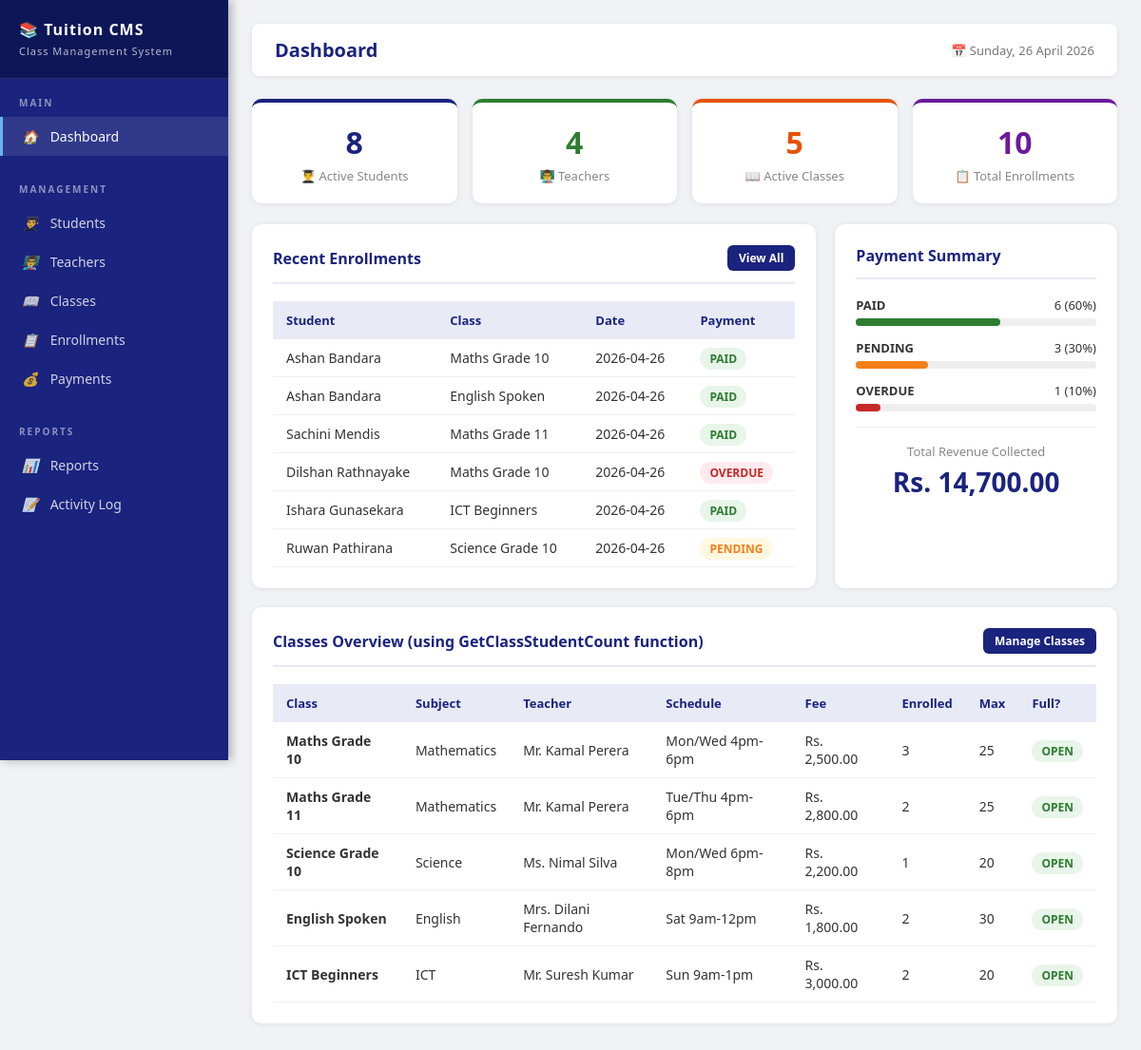
/php/index.php, run on the app's committed database.
### tables this page shows
CREATE TABLE enrollments (
    enroll_id     INT AUTO_INCREMENT PRIMARY KEY,
    student_id    INT NOT NULL,
    class_id      INT NOT NULL,
    enroll_date   DATE DEFAULT (CURDATE()),
    payment_status ENUM('paid','pending','overdue') DEFAULT 'pending',
    FOREIGN KEY (student_id) REFERENCES students(student_id) ON DELETE CASCADE,
    FOREIGN KEY (class_id)   REFERENCES classes(class_id)   ON DELETE CASCADE,
    UNIQUE KEY unique_enroll (student_id, class_id)
);

CREATE TABLE students (
    student_id    INT AUTO_INCREMENT PRIMARY KEY,
    full_name     VARCHAR(100) NOT NULL,
    email         VARCHAR(100) UNIQUE,
    phone         VARCHAR(15),
    grade         VARCHAR(10),
    address       TEXT,
    joined_date   DATE DEFAULT (CURDATE()),
    status        ENUM('active','inactive') DEFAULT 'active'
);

CREATE TABLE classes (
    class_id      INT AUTO_INCREMENT PRIMARY KEY,
    class_name    VARCHAR(100) NOT NULL,
    subject       VARCHAR(50),
    teacher_id    INT,
    schedule      VARCHAR(100),
    max_students  INT DEFAULT 30,
    fee           DECIMAL(10,2) DEFAULT 0.00,
    status        ENUM('active','inactive') DEFAULT 'active',
    FOREIGN KEY (teacher_id) REFERENCES teachers(teacher_id) ON DELETE SET NULL
);

CREATE TABLE teachers (
    teacher_id    INT AUTO_INCREMENT PRIMARY KEY,
    full_name     VARCHAR(100) NOT NULL,
    email         VARCHAR(100) UNIQUE,
    phone         VARCHAR(15),
    subject       VARCHAR(50),
    salary        DECIMAL(10,2) DEFAULT 0.00,
    joined_date   DATE DEFAULT (CURDATE()),
    status        ENUM('active','inactive') DEFAULT 'active'
);

### php/index.php (the view, shortened to what this page needs)
<?php
$db = getDB();
$total_students   = $db->query("SELECT COUNT(*) as c FROM students WHERE status='active'")->fetch_assoc()['c'];
$total_teachers   = $db->query("SELECT COUNT(*) as c FROM teachers WHERE status='active'")->fetch_assoc()['c'];
$total_classes    = $db->query("SELECT COUNT(*) as c FROM classes WHERE status='active'")->fetch_assoc()['c'];
$total_enrollments= $db->query("SELECT COUNT(*) as c FROM enrollments")->fetch_assoc()['c'];
$recent = $db->query("
    SELECT s.full_name AS student, c.class_name, e.enroll_date, e.payment_status
    FROM enrollments e
    JOIN students s ON e.student_id = s.student_id
    JOIN classes  c ON e.class_id   = c.class_id
    ORDER BY e.enroll_date DESC LIMIT 6
");
$pay_summary = $db->query("
    SELECT payment_status, COUNT(*) as cnt
    FROM enrollments
    GROUP BY payment_status
")->fetch_all(MYSQLI_ASSOC);
include 'header.php';
?>
<div class="main">
    <div class="topbar">
        <h1>Dashboard</h1>
        <span class="topbar-date">📅 <?= date('l, d F Y') ?></span>
    </div>
    <div class="stats-grid">
        <div class="stat-card">
            <div class="stat-number"><?= $total_students ?></div>
            <div class="stat-label">👨‍🎓 Active Students</div>
        </div>
        <div class="stat-card green">
            <div class="stat-number"><?= $total_teachers ?></div>
            <div class="stat-label">👨‍🏫 Teachers</div>
        </div>
        <div class="stat-card orange">
            <div class="stat-number"><?= $total_classes ?></div>
            <div class="stat-label">📖 Active Classes</div>
        </div>
        <div class="stat-card purple">
            <div class="stat-number"><?= $total_enrollments ?></div>
            <div class="stat-label">📋 Total Enrollments</div>
        </div>
    </div>
    <div style="display:grid;grid-template-columns:2fr 1fr;gap:20px;">
        <div class="card">
            <div class="card-header">
                <span class="card-title">Recent Enrollments</span>
                <a href="enrollments.php" class="btn btn-primary btn-sm">View All</a>
            </div>
            <table>
                <thead>
                    <tr><th>Student</th><th>Class</th><th>Date</th><th>Payment</th></tr>
                </thead>
                <tbody>
                <?php while($row = $recent->fetch_assoc()): ?>
                <tr>
                    <td><?= htmlspecialchars($row['student']) ?></td>
                    <td><?= htmlspecialchars($row['class_name']) ?></td>
                    <td><?= $row['enroll_date'] ?></td>
                    <td><span class="badge badge-<?= $row['payment_status'] ?>"><?= strtoupper($row['payment_status']) ?></span></td>
                </tr>
                <?php endwhile; ?>
                </tbody>
            </table>
        </div>
        <div class="card">
            <div class="card-header">
                <span class="card-title">Payment Summary</span>
            </div>
            <?php
            $colors = ['paid'=>'#2e7d32','pending'=>'#f57f17','overdue'=>'#c62828'];
            foreach($pay_summary as $ps):
                $pct = $total_enrollments > 0 ? round($ps['cnt']/$total_enrollments*100) : 0;
            ?>
            <div style="margin-bottom:14px;">
                <div style="display:flex;justify-content:space-between;font-size:13px;margin-bottom:5px;">
                    <strong><?= strtoupper($ps['payment_status']) ?></strong>
                    <span><?= $ps['cnt'] ?> (<?= $pct ?>%)</span>
                </div>
                <div style="background:#eee;border-radius:4px;height:8px;">
                    <div style="background:<?= $colors[$ps['payment_status']] ?? '#999' ?>;width:<?= $pct ?>%;height:8px;border-radius:4px;"></div>
                </div>
            </div>
            <?php endforeach; ?>
            <hr style="margin:16px 0;border:none;border-top:1px solid #eee;">
            <?php
            $rev = $db->query("SELECT COALESCE(SUM(amount),0) AS total FROM payments")->fetch_assoc()['total'];
            ?>
            <div style="text-align:center;">
                <div style="font-size:13px;color:#888;margin-bottom:4px;">Total Revenue Collected</div>
                <div style="font-size:28px;font-weight:700;color:#1a237e;">Rs. <?= number_format($rev,2) ?></div>
            </div>
        </div>
    </div>
    <div class="card">
        <div class="card-header">
            <span class="card-title">Classes Overview (using GetClassStudentCount function)</span>
            <a href="classes.php" class="btn btn-primary btn-sm">Manage Classes</a>
        </div>
        <table>
            <thead>
                <tr><th>Class</th><th>Subject</th><th>Teacher</th><th>Schedule</th><th>Fee</th><th>Enrolled</th><th>Max</th><th>Full?</th></tr>
            </thead>
            <tbody>
            <?php
            $classes = $db->query("
                SELECT c.*, t.full_name AS teacher_name,
                       GetClassStudentCount(c.class_id) AS enrolled_count,
                       IsClassFull(c.class_id) AS is_full
                FROM classes c
                LEFT JOIN teachers t ON c.teacher_id = t.teacher_id
                WHERE c.status='active'
            ");
            while($cl = $classes->fetch_assoc()): ?>
            <tr>
                <td><strong><?= htmlspecialchars($cl['class_name']) ?></strong></td>
                <td><?= $cl['subject'] ?></td>
                <td><?= htmlspecialchars($cl['teacher_name'] ?? 'N/A') ?></td>
                <td><?= $cl['schedule'] ?></td>
                <td>Rs. <?= number_format($cl['fee'],2) ?></td>
                <td><?= $cl['enrolled_count'] ?></td>
                <td><?= $cl['max_students'] ?></td>
                <td>
                    <?php if($cl['is_full']=='YES'): ?>
                        <span class="badge badge-overdue">FULL</span>
                    <?php else: ?>
                        <span class="badge badge-paid">OPEN</span>
                    <?php endif; ?>
                </td>
            </tr>
            <?php endwhile; ?>
            </tbody>
        </table>
    </div>
</div>
</body></html>

### php/header.php (shortened to what this page needs)
<!DOCTYPE html>
<html lang="en">
<head>
</head>
<body>
<div class="sidebar">
    <div class="sidebar-logo">
        📚 Tuition CMS
        <span>Class Management System</span>
    </div>
    <div class="nav-section">
        <div class="nav-label">Main</div>
        <a href="index.php" class="nav-item <?= (basename($_SERVER['PHP_SELF'])=='index.php')?'active':'' ?>">
            <i>🏠</i> Dashboard
        </a>
    </div>
    <div class="nav-section">
        <div class="nav-label">Management</div>
        <a href="students.php" class="nav-item <?= (basename($_SERVER['PHP_SELF'])=='students.php')?'active':'' ?>">
            <i>👨‍🎓</i> Students
        </a>
        <a href="teachers.php" class="nav-item <?= (basename($_SERVER['PHP_SELF'])=='teachers.php')?'active':'' ?>">
            <i>👨‍🏫</i> Teachers
        </a>
        <a href="classes.php" class="nav-item <?= (basename($_SERVER['PHP_SELF'])=='classes.php')?'active':'' ?>">
            <i>📖</i> Classes
        </a>
        <a href="enrollments.php" class="nav-item <?= (basename($_SERVER['PHP_SELF'])=='enrollments.php')?'active':'' ?>">
            <i>📋</i> Enrollments
        </a>
        <a href="payments.php" class="nav-item <?= (basename($_SERVER['PHP_SELF'])=='payments.php')?'active':'' ?>">
            <i>💰</i> Payments
        </a>
    </div>
    <div class="nav-section">
        <div class="nav-label">Reports</div>
        <a href="reports.php" class="nav-item <?= (basename($_SERVER['PHP_SELF'])=='reports.php')?'active':'' ?>">
            <i>📊</i> Reports
        </a>
        <a href="activity_log.php" class="nav-item <?= (basename($_SERVER['PHP_SELF'])=='activity_log.php')?'active':'' ?>">
            <i>📝</i> Activity Log
        </a>
    </div>
</div>

### php/header.php (style rules this page uses)
* { margin:0; padding:0; box-sizing:border-box; }
body { font-family: 'Segoe UI', sans-serif; background:#f0f2f5; color:#333; }
.sidebar { width:240px; background:#1a237e; color:#fff; position:fixed; top:0; left:0; height:100vh; display:flex; flex-direction:column; box-shadow: 3px 0 10px rgba(0,0,0,0.3); }
.sidebar-logo { padding:20px; background:#0d1757; font-size:16px; font-weight:700; letter-spacing:1px; border-bottom:1px solid rgba(255,255,255,0.1); line-height:1.4; }
.sidebar-logo span { display:block; font-size:11px; font-weight:400; opacity:0.7; margin-top:4px; }
.nav-section { padding:10px 0; }
.nav-label { padding:8px 20px; font-size:10px; text-transform:uppercase; letter-spacing:2px; opacity:0.5; font-weight:600; }
.nav-item { display:block; padding:11px 20px; color:rgba(255,255,255,0.8); text-decoration:none; font-size:14px; transition:all 0.2s; border-left:3px solid transparent; }
.nav-item:hover, .nav-item.active { background:rgba(255,255,255,0.1); color:#fff; border-left-color:#64b5f6; }
.nav-item i { margin-right:10px; width:16px; display:inline-block; }
.main { margin-left:240px; padding:25px; min-height:100vh; }
.topbar { background:#fff; padding:14px 24px; border-radius:8px; margin-bottom:24px; display:flex; justify-content:space-between; align-items:center; box-shadow:0 1px 4px rgba(0,0,0,0.08); }
.topbar h1 { font-size:20px; color:#1a237e; font-weight:600; }
.topbar-date { font-size:13px; color:#777; }
.card { background:#fff; border-radius:10px; padding:22px; box-shadow:0 1px 6px rgba(0,0,0,0.08); margin-bottom:20px; }
.card-header { display:flex; justify-content:space-between; align-items:center; margin-bottom:18px; padding-bottom:12px; border-bottom:2px solid #e8eaf6; }
.card-title { font-size:16px; font-weight:600; color:#1a237e; }
.stats-grid { display:grid; grid-template-columns:repeat(4,1fr); gap:16px; margin-bottom:22px; }
.stat-card { background:#fff; border-radius:10px; padding:20px; box-shadow:0 1px 6px rgba(0,0,0,0.08); border-top:4px solid #1a237e; text-align:center; }
.stat-card.green { border-top-color:#2e7d32; }
.stat-card.orange { border-top-color:#e65100; }
.stat-card.purple { border-top-color:#6a1b9a; }
.stat-number { font-size:32px; font-weight:700; color:#1a237e; }
.stat-card.green .stat-number { color:#2e7d32; }
.stat-card.orange .stat-number { color:#e65100; }
.stat-card.purple .stat-number { color:#6a1b9a; }
.stat-label { font-size:13px; color:#888; margin-top:5px; }
table { width:100%; border-collapse:collapse; font-size:14px; }
thead { background:#e8eaf6; }
th { padding:11px 14px; text-align:left; font-weight:600; color:#1a237e; font-size:13px; }
td { padding:10px 14px; border-bottom:1px solid #f0f0f0; }
.badge { padding:3px 10px; border-radius:20px; font-size:12px; font-weight:600; }
.badge-paid { background:#e8f5e9; color:#2e7d32; }
.badge-pending { background:#fff8e1; color:#f57f17; }
.badge-overdue { background:#ffebee; color:#c62828; }
.btn { padding:9px 18px; border:none; border-radius:6px; font-size:14px; font-weight:600; cursor:pointer; transition:all 0.2s; text-decoration:none; display:inline-block; }
.btn-primary { background:#1a237e; color:#fff; }
.btn-sm { padding:5px 12px; font-size:12px; }

### data on the page
enrollments: student.full_name "Ashan Bandara", class.class_name "Maths Grade 10", enroll_date "2026-04-26", payment_status "PAID"
enrollments: student.full_name "Ashan Bandara", class.class_name "English Spoken", enroll_date "2026-04-26", payment_status "PAID"
enrollments: student.full_name "Sachini Mendis", class.class_name "Maths Grade 11", enroll_date "2026-04-26", payment_status "PAID"
enrollments: student.full_name "Dilshan Rathnayake", class.class_name "Maths Grade 10", enroll_date "2026-04-26", payment_status "OVERDUE"
enrollments: student.full_name "Ishara Gunasekara", class.class_name "ICT Beginners", enroll_date "2026-04-26", payment_status "PAID"
enrollments: student.full_name "Ruwan Pathirana", class.class_name "Science Grade 10", enroll_date "2026-04-26", payment_status "PENDING"
classes: class_name "Maths Grade 10", subject "Mathematics", teacher.full_name "Mr. Kamal Perera", schedule "Mon/Wed 4pm-6pm", fee "2,500.00", enrolled_count "3", max_students "25"
classes: class_name "Maths Grade 11", subject "Mathematics", teacher.full_name "Mr. Kamal Perera", schedule "Tue/Thu 4pm-6pm", fee "2,800.00", enrolled_count "2", max_students "25"
classes: class_name "Science Grade 10", subject "Science", teacher.full_name "Ms. Nimal Silva", schedule "Mon/Wed 6pm-8pm", fee "2,200.00", enrolled_count "1", max_students "20"
classes: class_name "English Spoken", subject "English", teacher.full_name "Mrs. Dilani Fernando", schedule "Sat 9am-12pm", fee "1,800.00", enrolled_count "2", max_students "30"
classes: class_name "ICT Beginners", subject "ICT", teacher.full_name "Mr. Suresh Kumar", schedule "Sun 9am-1pm", fee "3,000.00", enrolled_count "2", max_students "20"

### other printed values
$total_students "8"
$total_teachers "4"
$total_classes "5"
$total_enrollments "10"
$ps['payment_status'] "PAID"
$ps['cnt'] "6"
$pct "60"
$ps['payment_status'] "PENDING"
$ps['cnt'] "3"
$pct "30"
$ps['payment_status'] "OVERDUE"
$ps['cnt'] "1"
$pct "10"
$rev "14,700.00"
